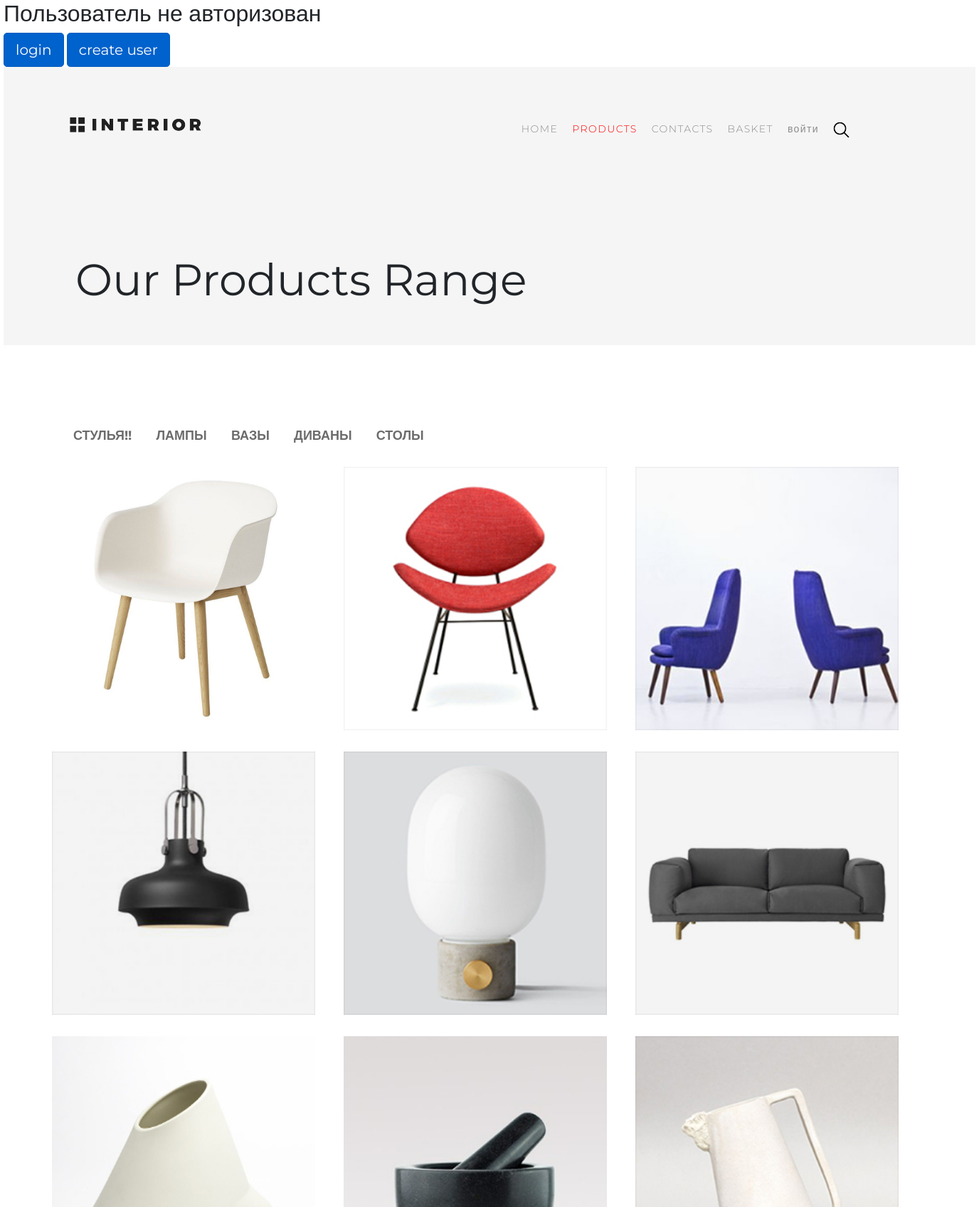
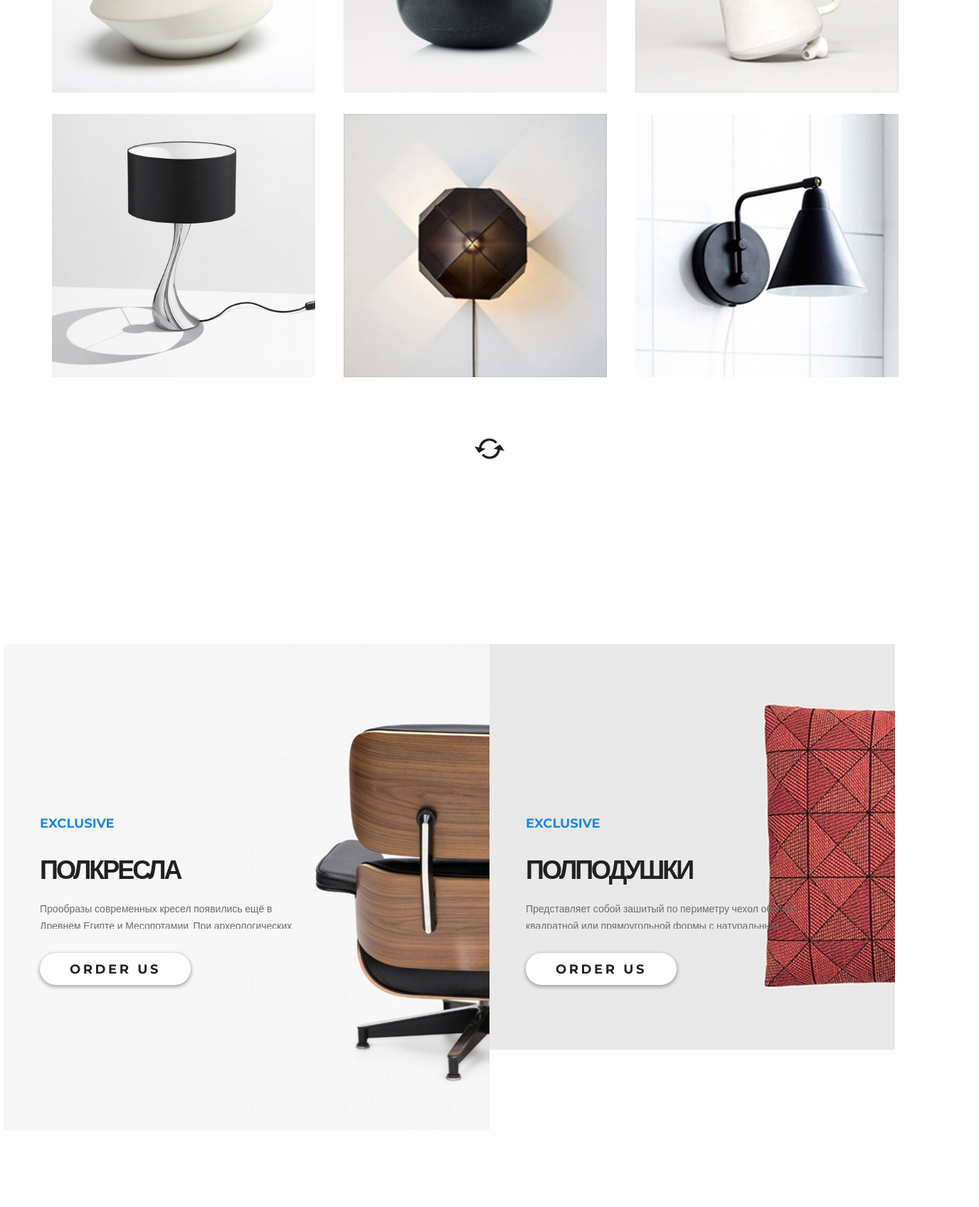
Screenshot of /products/ (upper part) with the database file from the repository (2 pictures, top to bottom).
### mainapp/models.py (models this page shows, shortened)
class ProductCategory (models.Model):
    class Meta:
        verbose_name = 'Категория'
        verbose_name_plural = 'Категории'
    name = models.CharField(verbose_name='имя', max_length=64, unique=True)
    description = models.TextField(verbose_name='описание', blank=True)

class Product(models.Model):
    class Meta:
        verbose_name = 'Продукт'
        verbose_name_plural = 'Продукты'
    category = models.ForeignKey(ProductCategory, on_delete=models.CASCADE)
    name = models.CharField(verbose_name='имя продукта', max_length=128)
    image = models.ImageField(upload_to='products_images', blank=True)
    short_desc = models.CharField(verbose_name='краткое описание продукта', max_length=60, blank=True)
    description = models.TextField(verbose_name='описание продукта', blank=True)
    price = models.DecimalField(verbose_name='цена', max_digits=8, decimal_places=2, default=0)
    quantity = models.PositiveIntegerField(verbose_name='в наличии', default=0)
    is_hot = models.BooleanField(verbose_name='горячее предложение', default=False)

### mainapp/views.py (the view)
# urls.py: path('products/', include( 'mainapp.urls', namespace='products')),
def products(request, pk=None):
    if pk:
        category = get_object_or_404(ProductCategory, pk=pk)
        products = Product.objects.filter(category=category)
        media = '../../media/'
    else:
        products = Product.objects.all()[:12]
        media = '../media/'
    hot_product = []
    hot_product.append(Product.objects.filter(is_hot=True).order_by('?').first())
    hot_product.append(Product.objects.filter(is_hot=True).order_by('?').first())
    content = {
               'links_sec_menu': links_sec_menu,
               'products_12': products,
               'titles': titles,
               'hot_product': hot_product,
               'media': media,
               }
    return render(request, 'mainapp/catalog.html', content)

### mainapp/templates/mainapp/catalog.html (shortened to what this page needs)
{% extends 'mainapp/base.html' %}
{% load staticfiles %}
{% block css %}
    {{ block.super}}
    <link rel="stylesheet" type="text/css" href="{% static '/css/style_deals.css' %}">
    <link rel="stylesheet" type="text/css" href="{% static '/css/style_contacts.css' %}">
{% endblock %}
{% block header %}
    {{block.super}}
    <h1>Our Products Range</h1>
{% endblock %}
{% block content %}
            {% include 'mainapp/includes/inc_sec_menu.html' %}
            {% for product in products_12 %}
                {% if forloop.counter|add:2|divisibleby:3 %}
                    <div class="trends row row_3">
                {% endif %}
                    <div class="product col-lg-4">
                        <img src="{{ media }}{{ product.image }}" alt="Картинка не прогрузилась">
                    </div>
                {% if forloop.counter|divisibleby:3 or forloop.last %}
                    </div>
                {% endif %}
            {% endfor %}
            <div class="row ring">
                <a href="/"><img src="/static/img/ring.png" alt="Картинка не прогрузилась"></a>
            </div>
            <div class="row level_2">
                {% include 'mainapp/includes/inc_prod_2.html' %}
            </div>
{% endblock %}

### mainapp/templates/mainapp/includes/inc_sec_menu.html (shortened to what this page needs)
{% load staticfiles %}
{% block menu %}
    <div class="categories">
        <ul>
            {% for link in links_sec_menu %}
                <li><a href="{% url 'products:category' link.id %}"
                       class="">
                       {{ link.name }}
                    </a>
                </li>
            {% endfor %}
        </ul>
    </div>
{% endblock %}

### mainapp/templates/mainapp/includes/inc_prod_2.html
{% load staticfiles %}
{% block prod_2 %}
    {% for prod in hot_product %}
             <div class="col-lg-6 promo">
                    <img src="../media/{{ prod.image }}" alt="Картинка не прогрузилась">
                    <div class="slider-content">
                        <h3>exclusive</h3>
                        <h1>{{prod.name}}</h1>
                        <p>{{prod.description}}</p>
                        <a class="order" href="">
                            order us
                        </a>
                    </div>
             </div>
    {% endfor %}
{% endblock %}

### static/css/style.css (style rules this page uses)
body { font-family: 'Montserrat', sans-serif; max-width: 1366px; min-width: 800px; margin: 0 auto; }
html, body { height: 100%; }
* { padding: 0; margin: 0; }
a { text-decoration: none; }
li { list-style-type: none; }
.slider-content { width: 458px; margin: 280px 0 0 98px; }
.slider-content h1 { color: #212121; font-size: 62px; font-weight: 300; text-transform: uppercase; letter-spacing: -3px; margin-bottom: 10px; }
.slider-content h3 { color: #43a047; font-size: 18px; font-weight: 700; line-height: 48px; text-transform: uppercase; letter-spacing: 0px; }
.slider-content p { color: #6c6c6c; font-size: 14px; font-weight: 300; line-height: 24px; margin-bottom: 10px; }
.order { display: block; font-size: 18px; font-weight: 700; text-transform: uppercase; color: #212121; letter-spacing: 3.6px; width: 212px; height: 45px; box-shadow: 0 2px 5px 1px rgba(33, 33, 33, 0.35); border-radius: 23px; background-color: #ffffff; line-height: 47px; padding-left: 31px; }
.col-lg-6, .col-lg-4 { padding: 0; }
.product { height: 270px; margin: 0px; padding: 0; }
.product img { position: absolute; }
.row_3 img { width: 370px; height: 370px; }
.level_2 { margin-top: 120px; height: 683px; }
.promo img { position: absolute; z-index: -1; }
.promo .slider-content { margin: 228px 0 0 51px; width: 380px; }
.promo .slider-content h1 { font-size: 36px; font-weight: 700; margin-bottom: 20px; }
.promo .slider-content h3 { color: #1e88e5; margin-bottom: 20px; }
.promo .slider-content p { max-height: 40px; margin-bottom: 34px; overflow: hidden; }

### static/css/style_deals.css (style rules this page uses)
.categories { width: 100%; background-color: #f4f4f4; }
.categories ul { margin: 0; text-align: center; }
.categories li { margin: 15px; padding: 0; display: inline-block; }
.categories a { color: #6c6c6c; font-size: 18px; font-weight: 700; text-transform: uppercase; }
.order { color: #ffffff; font-size: 22px; font-weight: 700; line-height: 24.01px; letter-spacing: 4.4px; width: 510px; height: 71px; box-shadow: 0 2px 5px 1px rgba(33, 33, 33, 0.35); border-radius: 35px; background: #f44336; padding: 27px 0 0 0; text-align: center; margin: 31px auto 49px; }
.product { height: 370px; margin: 15px 0; padding: 0; }

### static/css/style_contacts.css (style rules this page uses)
.header h1 { font-size: 62px; font-weight: 400; line-height: 72px; margin: 171px 0 0 101px; }
.categories { background-color: #fff; }
.categories ul { text-align: unset; }
.ring a { display: block; margin: 71px auto 140px; }
.order { display: block; font-size: 18px; font-weight: 700; text-transform: uppercase; color: #212121; letter-spacing: 3.6px; width: 212px; height: 45px; box-shadow: 0 2px 5px 1px rgba(33, 33, 33, 0.35); border-radius: 23px; background-color: #ffffff; line-height: 47px; padding-left: 31px; padding: 0 31px 0; margin: 0; }
.level_2 { width: 1366px; margin-left: -83px; }

### rows the page displays
ProductCategory: name "СТУЛЬЯ!!"
ProductCategory: name "ЛАМПЫ"
ProductCategory: name "ВАЗЫ"
ProductCategory: name "ДИВАНЫ"
ProductCategory: name "СТОЛЫ"
Product: image (picture)
Product: image (picture)
Product: shows a picture
Product: image (picture)
Product: image (picture)
Product: image (picture)
Product: image (picture)
Product: image (picture)
Product: image (picture)
Product: image (picture)
Product: image (picture)
Product: image (picture)
Product: image (picture), name "ПОЛКРЕСЛА", description "Прообразы современных кресел появились ещё в…"
Product: image (picture), name "ПОЛПОДУШКИ", description "Представляет собой зашитый по периметру чехол обычно…"
